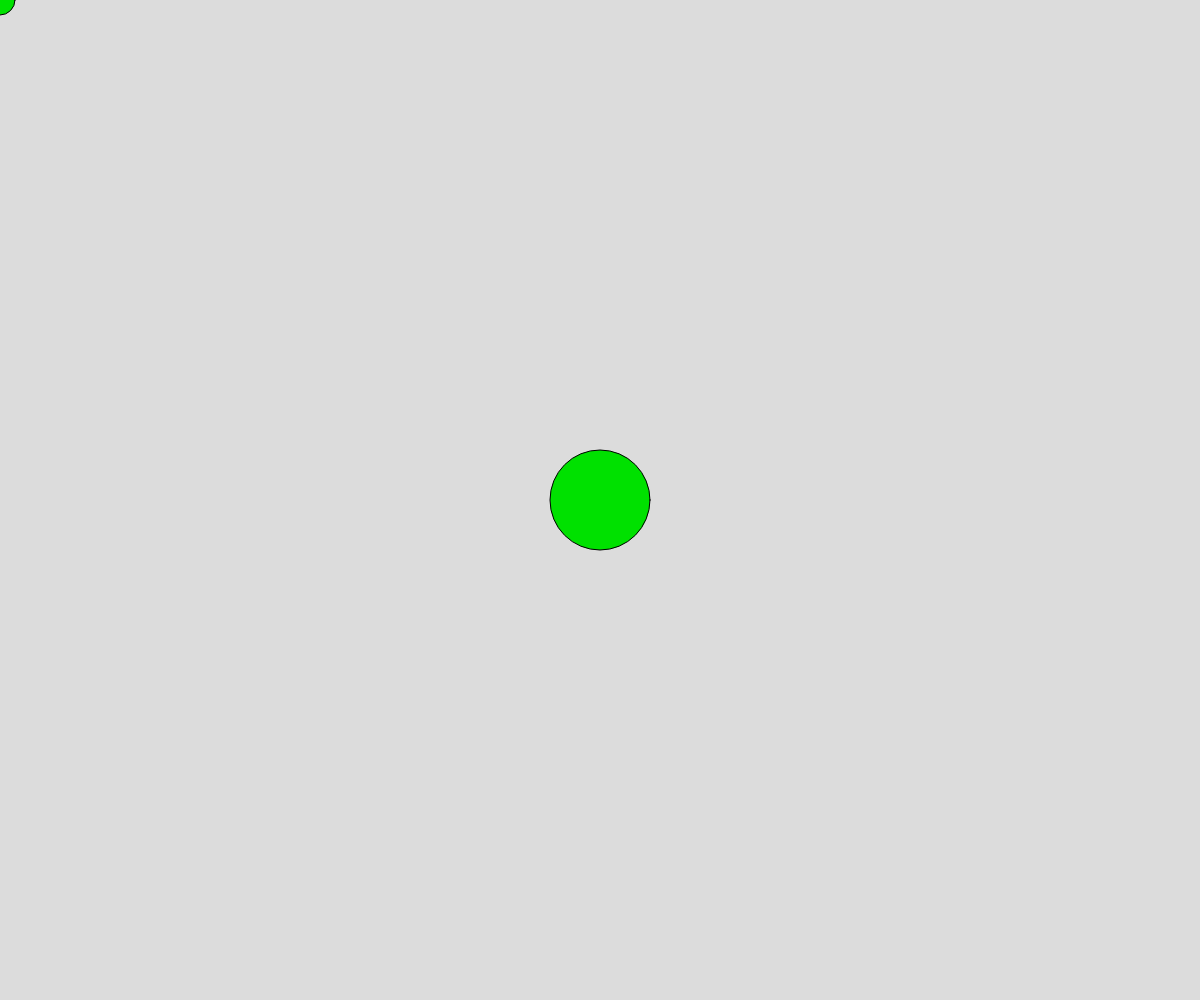
Frame 1 (no input)
Frame 60 (no input): identical to frame 1, image omitted
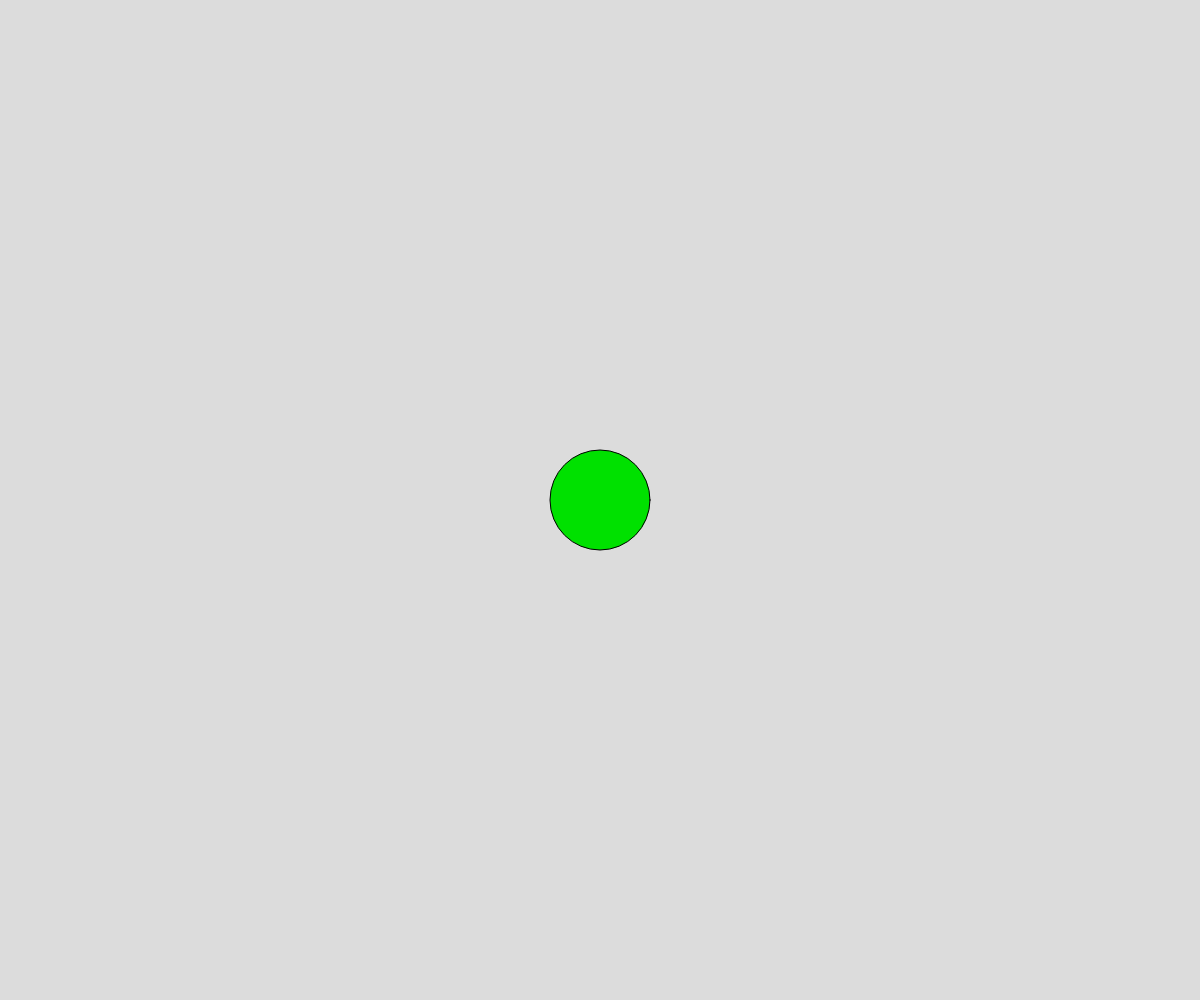
Frame 120 (the mouse pressed at the canvas centre since frame 60)

The p5.js sketch that drew these frames (run headless with seeded random() and noise() and a simulated clock; from frame 60 on, the mouse is pressed at the canvas centre):

// p5.js sketch
// ── sketch.js
// coordinate system/User events
// Mr. Scott
// sept 10, 2025
//first look in interactive programs with p5.js


function setup() {
  createCanvas(windowWidth, windowHeight);
  print(windowWidth, windowHeight, width, height)
  //windowwidth; current browser width
  //width;            canvas width
}

function draw() { //runs over and over
  // Targeting 60 frames per sec

  //Strive to keep draw() clean and tidy

  background(220);  //draws a big solid retangle
  //  0 - black   255 - white

  DrawTwoCircles();

}

function DrawTwoCircles() {  //{alt}{shift}{f} = autoformate
  //draw two circles at a fixed location
  //and one at mouse location

  //draw order:
  //later thing is drawn (further down is drawn())
  //
  
  fill(0, 225, 0);
  //  r,   g,   b
  circle(mouseX, mouseY, 30);

  circle(width/2, height/2, 100);

}
